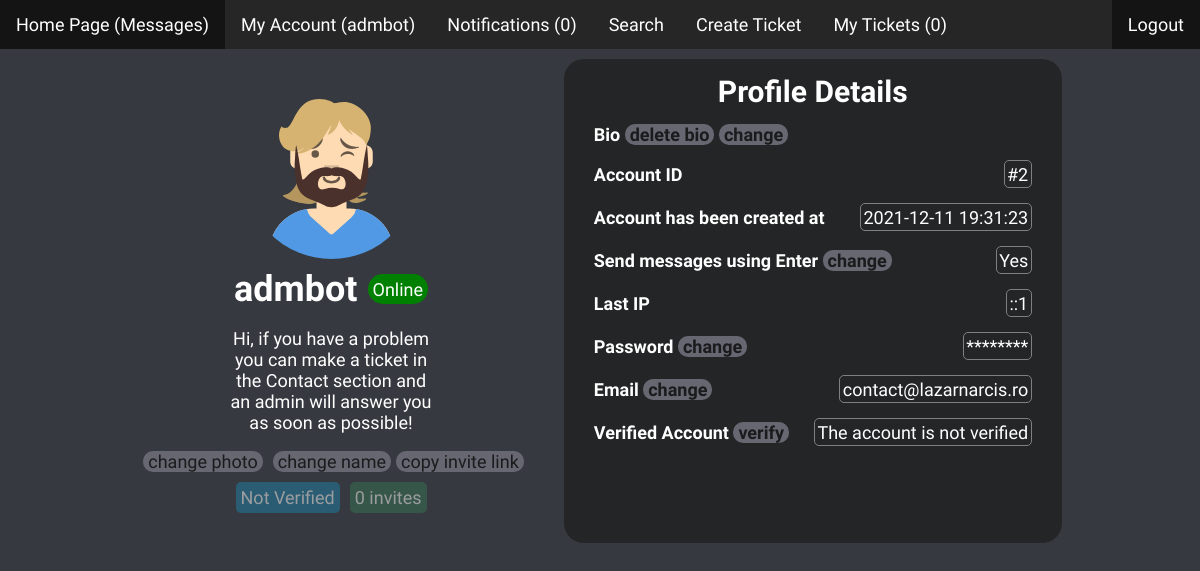
/profile.php?id=2 (signed in), run on the app's committed database.
### tables this page shows
CREATE TABLE `users` (
  `id` int(11) NOT NULL,
  `username` varchar(64) NOT NULL,
  `email` varchar(64) NOT NULL,
  `password` varchar(64) NOT NULL,
  `created_at` timestamp NOT NULL DEFAULT current_timestamp() ON UPDATE current_timestamp(),
  `admin` int(11) NOT NULL,
  `send_message` int(11) NOT NULL,
  `file` longtext NOT NULL,
  `bio` text NOT NULL,
  `founder` int(11) NOT NULL,
  `banned` int(11) NOT NULL,
  `logged` int(11) NOT NULL,
  `ip` varchar(64) NOT NULL,
  `last_ip` varchar(64) NOT NULL,
  `verified` int(10) NOT NULL,
  `invites` int(11) NOT NULL,
  `invite_link` varchar(64) NOT NULL,
  `invited_by` int(11) NOT NULL
);

### profile.php (the view, shortened to what this page needs)
<?php
  require 'config/config.php';
  if (!isset($_SESSION["loggedin"]) || $_SESSION["loggedin"] !== true) {
    header("location: login.php?redirect_link=profile.php");
    exit;
  } else if (empty($_GET['id'])) {
    header('Location: index.php');
    exit();
  } else {
    $id = $_GET['id'];
    $queryString = "SELECT * FROM users WHERE id='$id' ORDER BY username DESC LIMIT 1";
    $result = mysqli_query($link, $queryString);
    $row = mysqli_fetch_assoc($result);
    $user_id = $row['id'];
    $user_name = $row['username'];
    $email = $row['email'];
    $created_at = $row['created_at'];
    $email = $row['email'];
    $bio = $row['bio'];
    $file = $row['file'];
    $send_message = $row['send_message'];
    $last_ip = $row['last_ip'];
    $logged = $row['logged'];
    $verified = $row['verified'];
    $invites = $row['invites'];
  }
?>
<!DOCTYPE html>
<html>
  <head>
    <link rel="stylesheet" href="css/profile.css?v=<?php echo time(); ?>">
  </head>
  <body>
    <?php require_once("header.php"); ?>
    <div class="wrapper">
      <?php
        $bio = wordwrap($bio, 25, "\n", true);
        $bio = nl2br($bio, false);
      ?>
      <div id="user-interface">
        <?php
          echo "
            <div id='img_div'>
              <img id='image-x' src='$file' alt='Profile Photo' onClick='showImg();' />
              <br>
              <div id='nameOnline'>
              <h1>$user_name</h1>
          ";
              if ($logged == 1) {
                echo "<span id='online'>Online</span>";
              } else if ($logged == 0) {
                echo "<span id='offline'>Offline</span>";
              }
          echo "
              </div>
              <p id='bio'>
          ";
          if ($bio == "") {
            echo '';
          } else {
            echo $bio;
          }
          echo "
            </p>
          ";
          if ($_SESSION['id'] == $user_id) {
            echo "<div id='two-changes'><a href='change-photo.php' id='button-user'><p>change photo</p></a><a href='change-name.php' id='button-user'><p>change name</p></a><p id='button-invite'>copy invite link</p></div>";
          }
          echo "</div>";
        ?>
        <div id="roles">
          <?php
            if ($verified == 0) {
              echo ' <a href="verified.php"><p id="verified" class="not-verified">Not Verified</p></a>';
            }
            echo ' <a href="invites.php?id='.$user_id.'"><p id="invited">'.$invites.' invites</p></a>';
          ?>
        </div>
      </div>
      <div id="user-settings">
        <h2>Profile Details</h2>
        <?php
          if ($_SESSION['id'] == $user_id) {
            echo "
              <div class='title-of-div'>
                <div class='title-text'>
                  Bio
            ";
            if ($bio != "") {
              echo "<a href='delete-bio.php' id='button-user'>delete bio</a>";
            }
            echo "
              <a href='change-bio.php' id='button-user'>change</a>
                </div>
              </div>
            ";
          }
        ?>
        <div class="title-of-div">
          <div class="title-text">Account ID</div>
          <div class="content-text">#<?php echo $user_id; ?></div>
        </div>
        <div class="title-of-div">
          <div class="title-text">Account has been created at</div>
          <div class="content-text">
            <?php
              echo $created_at;
            ?>
          </div>
        </div>
        <?php
          if ($_SESSION['id'] == $user_id) {
        ?>
        <div class="title-of-div">
          <div class="title-text">Send messages using Enter <?php echo "<a href='actions.php?action=set_send_message&send_message=$send_message&userid=$user_id' id='button-user'>change</a>"; ?></div>
          <div class="content-text">
            <?php
              if ($send_message == 1) {
                echo "Yes";
              } else {
                echo "No";
              }
            ?>
          </div>
        </div>
        <?php
          }
          if ($_SESSION['founder'] == 1 || $_SESSION['id'] == $user_id) {
            echo "
              <div class='title-of-div'>
              <div class='title-text'>Last IP</div>
                <div class='content-text'>
                  $last_ip
                </div>
              </div>
            ";
          }
        ?>
        <?php
          if ($_SESSION['id'] == $user_id) {
            echo "
              <div class='title-of-div'>
                <div class='title-text'>
                  Password <a href='reset-password.php' id='button-user'>change</a>
                </div>
                <div class='content-text'>********</div>
              </div>
            ";
          }
        ?>
        <div class="title-of-div">
          <div class="title-text">Email
            <?php
              if ($_SESSION['id'] == $user_id) {
                echo ' <a href="change-email.php" id="button-user">change</a>';
              }
            ?>
          </div>
          <div class="content-text">
            <?php
              echo $email;
            ?>
          </div>
        </div>
        <div class="title-of-div">
          <div class="title-text">
            Verified Account
            <?php
              if ($_SESSION['id'] == $user_id && $verified == 0) {
                echo ' <a href="verify-account.php" id="button-user">verify</a>';
              }
            ?>
          </div>
          <div class="content-text">
            <?php
              if ($verified == 0) {
                echo "The account is not verified";
              } else {
                echo "The account is verified";
              }
            ?>
          </div>
        </div>
      </div>
    </div>
  </body>
</html>

### header.php (shortened to what this page needs)
<?php
  $userid = $_SESSION['id'];
?>
<html>
  <head>
    <link rel="stylesheet" href="css/header.css?v=<?php echo time(); ?>">
  </head>
  <body>
    <?php
      $result = mysqli_query($link, "SELECT COUNT(*) FROM `notifications` WHERE userid=$userid");
      $row = mysqli_fetch_row($result)[0];
      $results = mysqli_query($link, "SELECT COUNT(*) FROM `tickets` WHERE userid=$userid");
      $rows = mysqli_fetch_row($results)[0];
    ?>
    <ul id="desktopul">
      <li><a class="active" href="home.php">Home Page (Messages)</a></li>
      <li><a href="profile.php?id=<?php echo $_SESSION['id']; ?>">My Account (<?php echo $_SESSION['username']?>)</a></li>
      <li><a href="notifications.php?id=<?php echo $_SESSION['id']; ?>">Notifications (<?php echo $row; ?>)</a></li>
      <li><a href="search.php">Search</a></li>
      <li><a href="contact.php">Create Ticket</a></li>
      <li><a href="mytickets.php">My Tickets (<?php echo $rows; ?>)</a></li>
      <li style="float:right"><a class="active" href="logout.php">Logout</a></li>
    </ul>
  </body>
</html>

### css/profile.css (style rules this page uses)
* { font-family: 'Simonetta', sans-serif; }
body { background: #36393f; font-size: 18px; }
#bio { color: white; }
#verified { transition: .3s; padding: 5px; background-color: rgb(31, 128, 167); opacity: 50%; user-select: none; border-radius: 5px; color: white; }
#invited { transition: .3s; padding: 5px; background-color: #377353; opacity: 50%; user-select: none; border-radius: 5px; color: white; }
.not-verified { background: maroon; }
.title-text { font-weight: bold; color: white; }
.title-of-div { display: flex; align-items: center; justify-content: space-between; margin: 15px; }
.content-text { color: white; margin-left: 25px; border: 1px solid grey; border-radius: 5px; padding: 2.5px; }
#online, #offline { padding: 5px; border-radius: 25px; color: white; height: 20px; margin-left: 10px; }
#online { background-color: green; }
#img_div:after { content: ""; display: block; clear: both; }
#img_div { text-align: center; }
#image-x { margin: 5px; width: 175px; border-radius: 100px; height: 175px; transition: .4s; }
a { text-decoration: none; color: lightgrey; transition: .2s; }
#button-user, #button-invite { color: rgb(27, 27, 29); background: rgb(103, 103, 114); border-radius: 10px; padding: 0 5px; cursor: pointer; }
#nameOnline { display: flex; align-items: center; justify-content: center; }
h1, h2 { margin: 0; color: white; }
#user-interface { margin: 20px; }
h2 { margin: 0; color: white; font-size: 30px; text-align: center; }
.wrapper { display: flex; align-items: top; justify-content: center; }
#roles { text-align: center; display: flex; align-items: center; justify-content: center; }
#user-settings { padding: 15px; background-color: #242526; border-radius: 20px; margin: 0 20px; }
#roles p { margin: 10px 5px; }
#two-changes { display: flex; align-items: center; justify-content: center; }
#two-changes p { margin: 0; }
#two-changes a { margin: 0 5px; }

### css/header.css (style rules this page uses)
body { margin: 0; padding: 0; }
#desktopul { list-style-type: none; margin: 0; padding: 0; overflow: hidden; background-color: #262626; }
#desktopul li { float: left; }
#desktopul li a { display: block; color: white; text-align: center; padding: 14px 16px; text-decoration: none; }
#desktopul .active { background-color: #141414; }

### data on the page
users: file (picture), username "admbot", bio "Hi, if you have a problem you can make a ticket in the Contact section and an admin will answer you as soon as possible!", invites "0", id "2", created_at "2021-12-11 19:31:23", last_ip "::1", email "contact@lazarnarcis.ro"

### other printed values
$_SESSION['username'] "admbot"
$row "0"
$rows "0"
